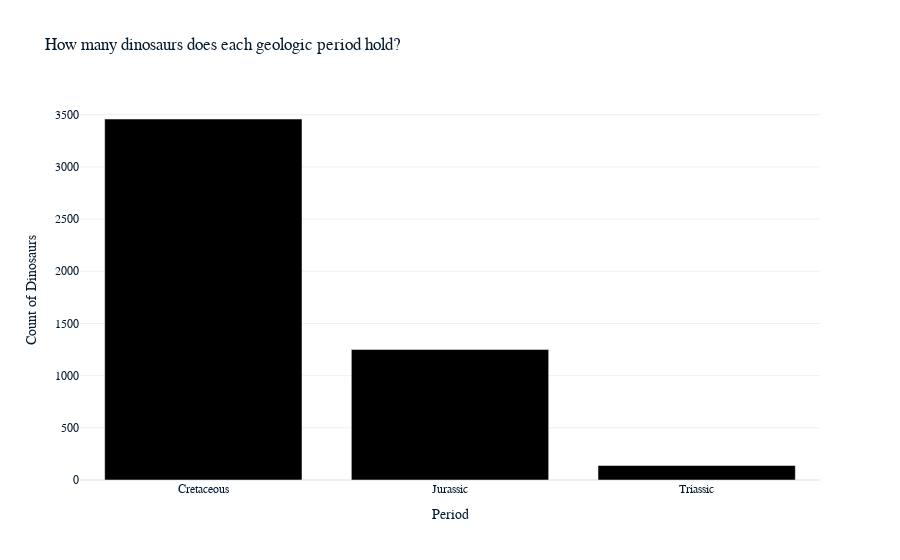

This figure's notebook cell:
### Markdown cell above
#### 6. How many dinosaurs does each geologic period hold?

### Code cell
# Define geologic periods
periods = {
    'Triassic': (251.902, 201.4),
    'Jurassic': (201.4, 145),
    'Cretaceous': (145, 66)
}

# Function to determine the period of a dinosaur based on max_ma and min_ma
def assign_period(row):
    for period, (start, end) in periods.items():
        if row['max_ma'] <= start and row['min_ma'] >= end:
            return period
    return 'Unknown'

# Apply the function to each row in the DataFrame
df['Period'] = df.apply(assign_period, axis=1)

# Drop rows where the period is 'Unknown'
df = df[df['Period'] != 'Unknown']

# Count occurrences in each period
period_counts = df['Period'].value_counts()

# Create a bar chart to visualize the number of dinosaurs in each period
fig = px.bar(period_counts, 
             title='How many dinosaurs does each geologic period hold?',
             labels={'index': 'Geologic Period', 'value': 'Count of Dinosaurs'},
             color_discrete_sequence=['black'])

# Update layout for clarity
fig.update_layout(plot_bgcolor='white', paper_bgcolor='white', showlegend=False)

fig.show()

### Figure 1 — Plotly figure (JSON) as saved in the notebook; plotly's stock layout.template omitted (floating-point values rounded to 4 significant figures)
{"data": [{"alignmentgroup": "True", "hovertemplate": "variable=count<br>Period=%{x}<br>Count of Dinosaurs=%{y}<extra></extra>", "legendgroup": "count", "marker": {"color": "black", "pattern": {"shape": ""}}, "name": "count", "offsetgroup": "count", "orientation": "v", "showlegend": true, "textposition": "auto", "x": ["Cretaceous", "Jurassic", "Triassic"], "xaxis": "x", "y": [3459, 1251, 139], "yaxis": "y", "type": "bar"}], "layout": {"xaxis": {"anchor": "y", "domain": [0, 1], "title": {"text": "Period"}}, "yaxis": {"anchor": "x", "domain": [0, 1], "title": {"text": "Count of Dinosaurs"}}, "legend": {"title": {"text": "variable"}, "tracegroupgap": 0}, "title": {"text": "How many dinosaurs does each geologic period hold?"}, "barmode": "relative", "plot_bgcolor": "white", "paper_bgcolor": "white", "showlegend": false}}
